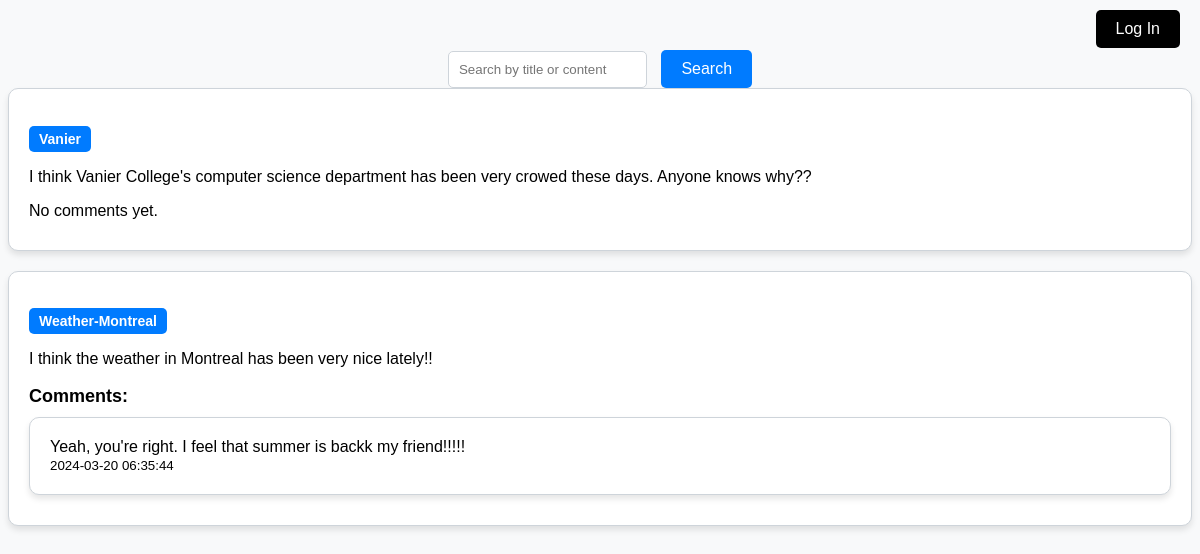
/Publication/viewAll, run on an earlier commit of the app's database.
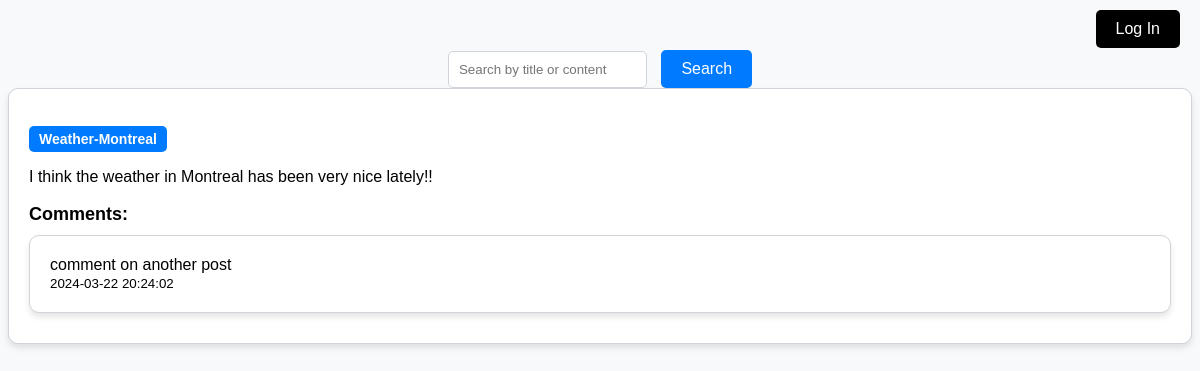
And on a later commit of the database.
### tables this page shows
CREATE TABLE `publication` (
  `publication_id` int(11) NOT NULL,
  `profile_id` int(11) NOT NULL,
  `publication_title` varchar(255) NOT NULL,
  `publication_text` text NOT NULL,
  `timestamp` timestamp NOT NULL DEFAULT current_timestamp(),
  `publication_status` enum('public','private') NOT NULL DEFAULT 'public'
);

CREATE TABLE `publication_comment` (
  `publication_comment_id` int(11) NOT NULL,
  `publication_id` int(11) NOT NULL,
  `timestamp` timestamp NOT NULL DEFAULT current_timestamp(),
  `profile_id` int(11) NOT NULL,
  `comment_text` varchar(255) NOT NULL
);

### app/core/Controller.php (called while the page is built, shortened)
<?php
class Controller
{
	function view($name, $data = null)
	{
		include ('app/views/' . $name . '.php');
	}
}

### app/controllers/Publication.php (called while the page is built, shortened)
<?php
class Publication extends \app\core\Controller
{
    public function viewAll()
    {
        $publicationModel = new \app\models\Publication();
        $publications = $publicationModel->getAllPublications();
        foreach ($publications as $publication) {
            $comments = $publicationModel->getPublicationComments($publication->publication_id);
            $publication->comments = $comments;
        }
        $data = ['publications' => $publications];
        $this->view('Publication/viewAll', $data);
    }
}

### app/core/App.php (called while the page is built, shortened)
<?php
class App
{
    private $routes = [];
    public function addRoute($url, $handler)
    {
        $url = preg_replace('/{([^\/]+)}/', '(?<$1>[^\/]+)', $url);
        $this->routes[$url] = $handler;
    }
    public function resolve($url)
    {
        $matches = [];
        foreach ($this->routes as $routePattern => $controllerMethod) {
            if (preg_match("#^$routePattern$#", $url, $matches)) {
                $namedParams = array_filter(
                    $matches,
                    function ($key) {
                        return !is_numeric($key);
                    }
                    ,
                    ARRAY_FILTER_USE_KEY
                );
                return [$controllerMethod, $namedParams];
            }
        }
        return false;
    }
    function __construct()
    {
        $url = $_GET['url'];
        [$controllerMethod, $namedParams] = $this->resolve($url);
        [$controller, $method] = explode(',', $controllerMethod);
        $controllerInstance = new $controller();
        call_user_func_array([$controllerInstance, $method], $namedParams);
    }
}

### index.php (called while the page is built, shortened)
<?php
new App();

### app/core/autoload.php (called while the page is built, shortened)
<?php
spl_autoload_register(
    function ($class_name) {
        $class_name = str_replace('\\', DIRECTORY_SEPARATOR, $class_name);
        if (file_exists($class_name . '.php')) {
            return true;
        } else {
            return false;
        }
    }
);

### app/core/Model.php (called while the page is built, shortened)
<?php
class Model
{
	public function __construct()
	{
		$host = 'localhost';
		$dbname = 'ecommerce';
		$user = 'root';
		$pass = '';
	}
}

### app/models/Publication.php (called while the page is built, shortened)
<?php
class Publication extends \app\core\Model
{
    public function getAllPublications()
    {
        $SQL = 'SELECT * FROM publication WHERE publication_status = "public"';
        $STMT = self::$_conn->prepare($SQL);
        $STMT->execute();
        $STMT->setFetchMode(PDO::FETCH_CLASS, 'app\models\Publication');
        return $STMT->fetchAll();
    }
    public function getPublicationComments($publication_id)
    {
        $SQL = "SELECT * FROM publication_comment WHERE publication_id = :publication_id";
        $STMT = self::$_conn->prepare($SQL);
        $STMT->execute(['publication_id' => $publication_id]);
        $STMT->setFetchMode(PDO::FETCH_CLASS, 'app\models\PublicationComment');
        return $STMT->fetchAll();
    }
}

### app/views/Publication/viewAll.php (the view, shortened to what this page needs)
<!DOCTYPE html>
<html>
<head>
    <link rel="stylesheet" href="/app/publicationStyles.css">
</head>
<body>
    <form action="/Publication/search" method="GET">
        <input type="text" name="query" placeholder="Search by title or content">
        <button type="submit">Search</button>
    </form>
    <?php
    $publications = array_reverse($publications);
    ?>
    <?php foreach ($publications as $publication): ?>
        <?php if ($publication->publication_status !== 'private'): ?>
            <div>
                <h2><a href="/Publication/viewPublicationComments/<?php echo $publication->publication_id; ?>">
                        <?php echo $publication->publication_title; ?>
                    </a></h2>
                <p>
                    <?php echo $publication->publication_text; ?>
                </p>
                <?php if (!empty ($publication->comments)): ?>
                    <h3>Comments:</h3>
                    <ul>
                        <?php foreach ($publication->comments as $comment): ?>
                            <li>
                                <?php echo $comment->comment_text; ?>
                                <br>
                                <small>
                                    <?php echo $comment->timestamp; ?>
                                </small>
                            </li>
                        <?php endforeach; ?>
                    </ul>
                <?php else: ?>
                    <p>No comments yet.</p>
                <?php endif; ?>
            </div>
        <?php endif; ?>
    <?php endforeach; ?>
    <?php if (!isset ($_SESSION['profile_id'])): ?>
        <a href='/User/login' class="profile-button">Log In</a>
    <?php endif; ?>
</body>
</html>

### app/publicationStyles.css (style rules this page uses)
body { background-color: #f8f9fa; font-family: Arial, sans-serif; }
a { color: #007bff; text-decoration: none; }
ul { list-style-type: none; padding: 0; margin: 0; }
li { background-color: #fff; border: 1px solid #ced4da; border-radius: 10px; margin-bottom: 20px; padding: 20px; box-shadow: 0 4px 6px rgba(0, 0, 0, 0.1); }
h2 { font-size: 20px; margin-bottom: 10px; }
p { margin-bottom: 10px; }
a { background-color: #007bff; border: none; color: white; padding: 5px 10px; text-align: center; text-decoration: none; display: inline-block; font-size: 14px; border-radius: 5px; margin-right: 10px; }
form { margin-top: 50px; text-align: center; }
input[type="text"] { padding: 10px; border-radius: 5px; border: 1px solid #ced4da; margin-right: 10px; }
button { background-color: #007bff; border: none; color: white; padding: 10px 20px; text-align: center; text-decoration: none; display: inline-block; font-size: 16px; border-radius: 5px; cursor: pointer; transition: background-color 0.3s ease; }
.profile-button { background-color: black; border: none; color: white; padding: 10px 20px; text-align: center; text-decoration: none; display: inline-block; font-size: 16px; border-radius: 5px; cursor: pointer; transition: background-color 0.3s ease; position: absolute; top: 10px; right: 10px; }
div { background-color: #fff; border: 1px solid #ced4da; border-radius: 10px; margin-bottom: 20px; padding: 20px; box-shadow: 0 4px 6px rgba(0, 0, 0, 0.1); }
h3 { font-size: 18px; margin-bottom: 10px; }
ul { list-style-type: none; padding: 0; }
ul li { margin-bottom: 10px; }

What changed in the data, as far as the page shows it:
removed publication: publication_title "Vanier", publication_text "I think Vanier College's computer science department has been very crowed these days. Anyone knows why??", shows "No comments yet."
removed publication_comment: comment_text "Yeah, you're right. I feel that summer is backk my friend!!!!!", timestamp "2024-03-20 06:35:44"
added publication_comment: comment_text "comment on another post", timestamp "2024-03-22 20:24:02"
